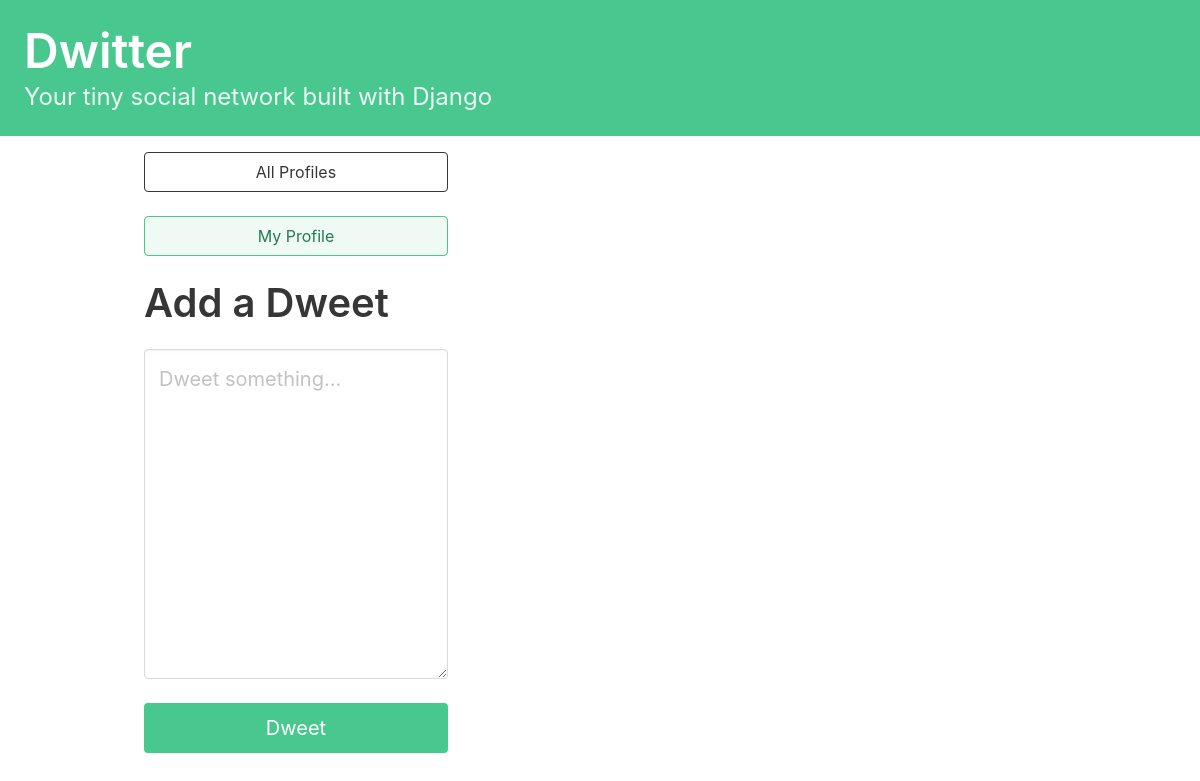
Before: / (signed in) with the older database file.
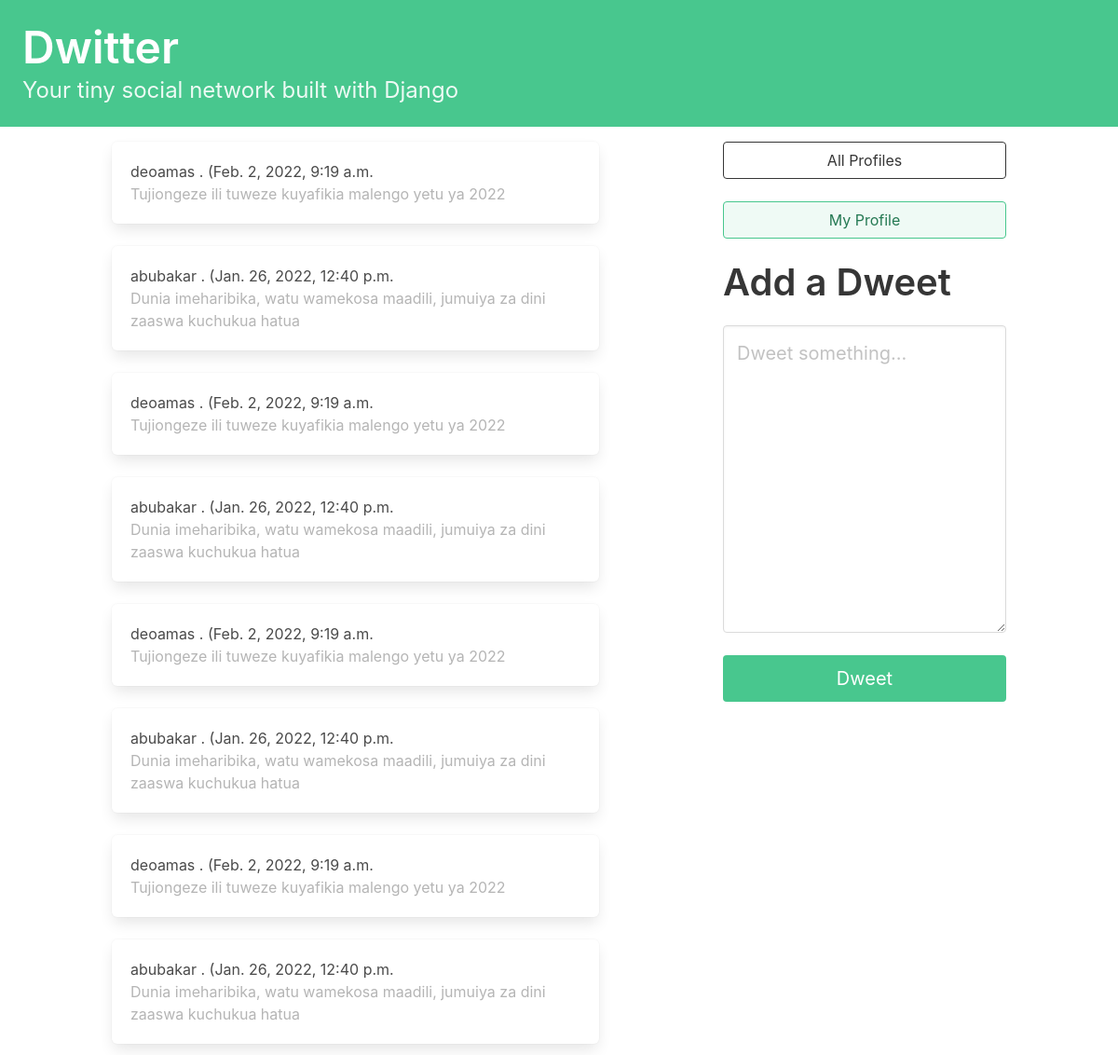
After: the same page with the newer database file.
### dwitter/models.py (models this page shows, shortened)
class Dweet(models.Model):
    user = models.name = models.ForeignKey(User, related_name='dweets', on_delete=models.DO_NOTHING)
    body = models.CharField(max_length=140)
    created_at = models.DateTimeField(auto_now_add=True)

### dwitter/views.py (the view, shortened to what this page needs)
# urls.py: path("", dashboard, name="dashboard"),
def dashboard(request):
    form = DweetForm()
    followed_dweets = Dweet.objects.filter(
        user__profile__in=request.user.profile.follows.all()
    ).order_by("-created_at")
    return render(
        request,
        "dwitter/dashboard.html",
        {"form": form, "dweets": followed_dweets},
    )

### dwitter/forms.py
class DweetForm(forms.ModelForm):
    body = forms.CharField(
        required=True,
        widget=forms.widgets.Textarea(
            attrs={
                "placeholder": "Dweet something...",
                "class": "textarea is success is-medium",
            }
        ),
        label="",
    )
    class Meta:
        model = Dweet
        exclude = ('user',)

### dwitter/templates/dwitter/dashboard.html
{% extends 'base.html' %} {% block content %}
<div class="columns is-vertical">
    <div class="column is-10">
        {% for followed in user.profile.follows.all %} {% for dweet in dweets %}
        <div class="box">
            {{ dweet.user.username }} . ({{ dweet.created_at }} <br>
            <span class="is-small has-text-grey-light">
           {{dweet.body}}
        </span>
        </div>
        {% endfor %} {% endfor %}
    </div>
    <div class="column is-one-third is-pulled-right">
        <div class="block">
            <a href="{% url 'dwitter:profile_list' %} ">
                <button class="button is-dark is-outlined is-fullwidth">
                All Profiles
            </button>
            </a>
        </div>
        <div class="block">
            <a href="{% url 'dwitter:profile' request.user.profile.id %} ">
                <button class="button is-success is-light is-outlined is-fullwidth">
                My Profile
            </button>
            </a>
        </div>
        <div class="block">
            <div class="block">
                <h2 class="title is-2">Add a Dweet</h2>
            </div>
            <div class="block">
                <form method="post">
                    {% csrf_token %} {{ form.as_p }}
                    <button class="button is-success is-fullwidth is-medium mt-5" type="submit">Dweet
                </button>
                </form>
            </div>
        </div>
    </div>
</div>
{% endblock content %}

### dwitter/templates/base.html (shortened to what this page needs)
<!DOCTYPE html>
<html lang="en">
<head>
    <link rel="stylesheet" href="https://cdn.jsdelivr.net/npm/bulma@0.9.3/css/bulma.min.css">
</head>
<body>
<a href="{% url 'dwitter:dashboard' %} ">
    <section class="hero is-small is-success mb-4">
        <div class="hero-body">
            <h1 class="title is-1">Dwitter</h1>
            <p class="subtitle is-4">Your tiny social network built with Django</p>
        </div>
    </section>
    <div class="container">
        <div class="colums">
            {% block content %} {% endblock content %}
        </div>
    </div>
</body>
</html>

Changed rows visible on the page:
added Dweet: user.username "deoamas", created_at "Feb. 2, 2022, 9:19 a.m.", body "Tujiongeze ili tuweze kuyafikia malengo yetu ya 2022"
added Dweet: user.username "abubakar", created_at "Jan. 26, 2022, 12:40 p.m.", body "Dunia imeharibika, watu wamekosa maadili, jumuiya za dini zaaswa kuchukua hatua"
